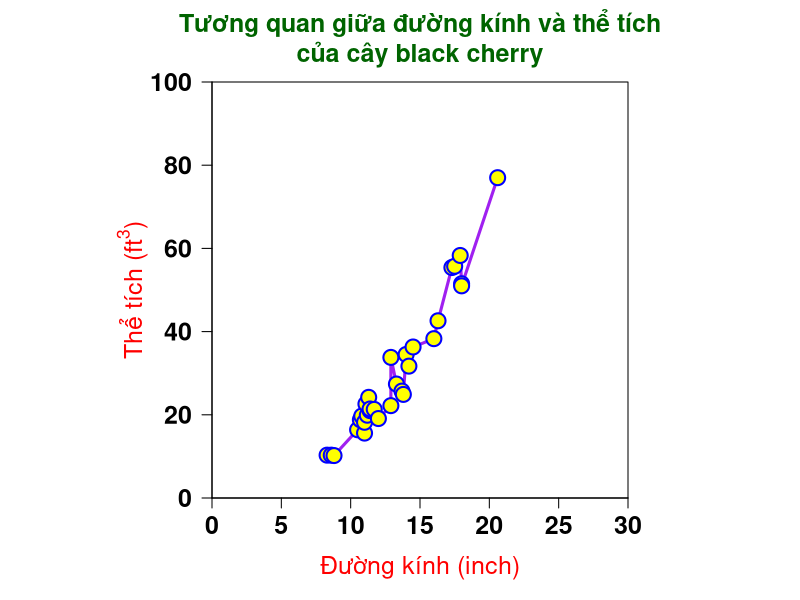

Write the R code that produced this figure.
trees -> df
names(df) <- c("duong_kinh", "chieu_cao", "the_tich")
df

# windows(width = 8, height = 8, rescale = "fixed")

oldpar <- par(no.readonly = TRUE)

par(pty = "s")

# par(cex.axis = 1.5)
# par(font.axis = 2)
# 
# par(cex.lab = 1.5)
# par(col.lab = "red")

plot(x = df$duong_kinh,
     y = df$the_tich,
     type = "l",
     col = "purple",
     xlim = c(0, 30),
     ylim = c(0, 100),
     las = 1,
     xaxs = "i",
     yaxs = "i",
     xlab = "Đường kính (inch)",
     ylab = expression("Thể tích"~"("*ft^3*")"),
     lwd = 3,
     lty = 1,
     cex.axis = 1.5,
     font.axis = 2,
     cex.lab = 1.5,
     col.lab = "red"
)

par(lheight = 1)

title(main = "Tương quan giữa đường kính và thể tích\ncủa cây black cherry",
      cex.main = 1.5,
      col.main = "darkgreen",
      line = 1)

points(x = df$duong_kinh,
       y = df$the_tich,
       type = "p",
       col = "blue",
       bg = "yellow",
       pch = 21,
       cex = 2,
       lwd = 2)

par(oldpar)
